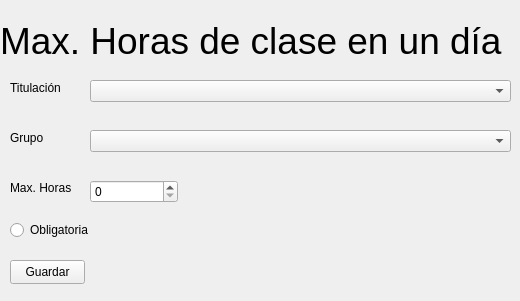
<?xml version="1.0" encoding="UTF-8"?>
<ui version="4.0">
 <class>MaxHorasDia</class>
 <widget class="QWidget" name="MaxHorasDia">
  <property name="geometry">
   <rect>
    <x>0</x>
    <y>0</y>
    <width>520</width>
    <height>301</height>
   </rect>
  </property>
  <property name="windowTitle">
   <string>maxHorasDia</string>
  </property>
  <widget class="QLabel" name="Title">
   <property name="geometry">
    <rect>
     <x>0</x>
     <y>10</y>
     <width>551</width>
     <height>61</height>
    </rect>
   </property>
   <property name="font">
    <font>
     <pointsize>28</pointsize>
    </font>
   </property>
   <property name="text">
    <string>Max. Horas de clase en un día</string>
   </property>
  </widget>
  <widget class="QLabel" name="grupo">
   <property name="geometry">
    <rect>
     <x>10</x>
     <y>130</y>
     <width>49</width>
     <height>16</height>
    </rect>
   </property>
   <property name="text">
    <string>Grupo</string>
   </property>
  </widget>
  <widget class="QComboBox" name="grupoText">
   <property name="geometry">
    <rect>
     <x>90</x>
     <y>130</y>
     <width>421</width>
     <height>22</height>
    </rect>
   </property>
  </widget>
  <widget class="QLabel" name="horas">
   <property name="geometry">
    <rect>
     <x>10</x>
     <y>180</y>
     <width>61</width>
     <height>16</height>
    </rect>
   </property>
   <property name="text">
    <string>Max. Horas</string>
   </property>
  </widget>
  <widget class="QSpinBox" name="horasText">
   <property name="geometry">
    <rect>
     <x>90</x>
     <y>180</y>
     <width>88</width>
     <height>23</height>
    </rect>
   </property>
  </widget>
  <widget class="QPushButton" name="save">
   <property name="geometry">
    <rect>
     <x>10</x>
     <y>260</y>
     <width>75</width>
     <height>24</height>
    </rect>
   </property>
   <property name="text">
    <string>Guardar</string>
   </property>
  </widget>
  <widget class="QLabel" name="titulacion">
   <property name="geometry">
    <rect>
     <x>10</x>
     <y>80</y>
     <width>51</width>
     <height>16</height>
    </rect>
   </property>
   <property name="text">
    <string>Titulación</string>
   </property>
  </widget>
  <widget class="QComboBox" name="titulacionText">
   <property name="geometry">
    <rect>
     <x>90</x>
     <y>80</y>
     <width>421</width>
     <height>22</height>
    </rect>
   </property>
  </widget>
  <widget class="QRadioButton" name="obligatoria">
   <property name="geometry">
    <rect>
     <x>10</x>
     <y>220</y>
     <width>92</width>
     <height>20</height>
    </rect>
   </property>
   <property name="text">
    <string>Obligatoria</string>
   </property>
  </widget>
 </widget>
 <resources/>
 <connections/>
</ui>
